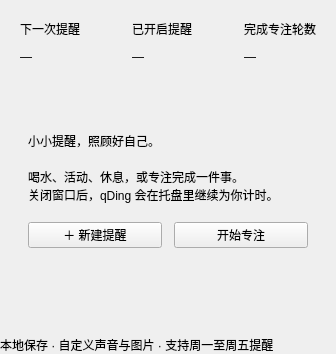
<?xml version='1.0' encoding='UTF-8'?>
<ui version="4.0">
 <class>TodayPage</class>
 <widget class="QWidget" name="TodayPage">
  <layout class="QVBoxLayout" name="pageLayout">
   <property name="leftMargin">
    <number>0</number>
   </property>
   <property name="topMargin">
    <number>0</number>
   </property>
   <property name="rightMargin">
    <number>0</number>
   </property>
   <property name="bottomMargin">
    <number>0</number>
   </property>
   <property name="spacing">
    <number>20</number>
   </property>
   <item>
    <widget class="QWidget" name="metrics">
     <layout class="QHBoxLayout" name="metricsLayout">
      <property name="leftMargin">
       <number>0</number>
      </property>
      <property name="topMargin">
       <number>0</number>
      </property>
      <property name="rightMargin">
       <number>0</number>
      </property>
      <property name="bottomMargin">
       <number>0</number>
      </property>
      <property name="spacing">
       <number>12</number>
      </property>
      <item>
       <widget class="QFrame" name="nextCard">
        <property name="role" stdset="0">
         <string>card</string>
        </property>
        <layout class="QVBoxLayout" name="nextLayout">
         <property name="leftMargin">
          <number>20</number>
         </property>
         <property name="topMargin">
          <number>20</number>
         </property>
         <property name="rightMargin">
          <number>20</number>
         </property>
         <property name="bottomMargin">
          <number>20</number>
         </property>
         <property name="spacing">
          <number>12</number>
         </property>
         <item>
          <widget class="QLabel" name="nextCaption">
           <property name="text">
            <string>下一次提醒</string>
           </property>
           <property name="role" stdset="0">
            <string>muted</string>
           </property>
          </widget>
         </item>
         <item>
          <widget class="QLabel" name="nextValue">
           <property name="text">
            <string>—</string>
           </property>
           <property name="role" stdset="0">
            <string>heading</string>
           </property>
          </widget>
         </item>
        </layout>
       </widget>
      </item>
      <item>
       <widget class="QFrame" name="countCard">
        <property name="role" stdset="0">
         <string>card</string>
        </property>
        <layout class="QVBoxLayout" name="countLayout">
         <property name="leftMargin">
          <number>20</number>
         </property>
         <property name="topMargin">
          <number>20</number>
         </property>
         <property name="rightMargin">
          <number>20</number>
         </property>
         <property name="bottomMargin">
          <number>20</number>
         </property>
         <property name="spacing">
          <number>12</number>
         </property>
         <item>
          <widget class="QLabel" name="countCaption">
           <property name="text">
            <string>已开启提醒</string>
           </property>
           <property name="role" stdset="0">
            <string>muted</string>
           </property>
          </widget>
         </item>
         <item>
          <widget class="QLabel" name="countValue">
           <property name="text">
            <string>—</string>
           </property>
           <property name="role" stdset="0">
            <string>heading</string>
           </property>
          </widget>
         </item>
        </layout>
       </widget>
      </item>
      <item>
       <widget class="QFrame" name="roundsCard">
        <property name="role" stdset="0">
         <string>card</string>
        </property>
        <layout class="QVBoxLayout" name="roundsLayout">
         <property name="leftMargin">
          <number>20</number>
         </property>
         <property name="topMargin">
          <number>20</number>
         </property>
         <property name="rightMargin">
          <number>20</number>
         </property>
         <property name="bottomMargin">
          <number>20</number>
         </property>
         <property name="spacing">
          <number>12</number>
         </property>
         <item>
          <widget class="QLabel" name="roundsCaption">
           <property name="text">
            <string>完成专注轮数</string>
           </property>
           <property name="role" stdset="0">
            <string>muted</string>
           </property>
          </widget>
         </item>
         <item>
          <widget class="QLabel" name="roundsValue">
           <property name="text">
            <string>—</string>
           </property>
           <property name="role" stdset="0">
            <string>heading</string>
           </property>
          </widget>
         </item>
        </layout>
       </widget>
      </item>
     </layout>
    </widget>
   </item>
   <item>
    <widget class="QFrame" name="welcomeCard">
     <property name="role" stdset="0">
      <string>card</string>
     </property>
     <layout class="QVBoxLayout" name="welcomeLayout">
      <property name="leftMargin">
       <number>28</number>
      </property>
      <property name="topMargin">
       <number>28</number>
      </property>
      <property name="rightMargin">
       <number>28</number>
      </property>
      <property name="bottomMargin">
       <number>28</number>
      </property>
      <property name="spacing">
       <number>18</number>
      </property>
      <item>
       <widget class="QLabel" name="welcomeTitle">
        <property name="text">
         <string>小小提醒，照顾好自己。</string>
        </property>
        <property name="role" stdset="0">
         <string>heading</string>
        </property>
       </widget>
      </item>
      <item>
       <widget class="QLabel" name="welcomeText">
        <property name="text">
         <string>喝水、活动、休息，或专注完成一件事。
关闭窗口后，qDing 会在托盘里继续为你计时。</string>
        </property>
        <property name="role" stdset="0">
         <string>muted</string>
        </property>
        <property name="wordWrap">
         <bool>true</bool>
        </property>
       </widget>
      </item>
      <item>
       <widget class="QWidget" name="welcomeButtons">
        <layout class="QHBoxLayout" name="welcomeButtonsLayout">
         <property name="leftMargin">
          <number>0</number>
         </property>
         <property name="topMargin">
          <number>0</number>
         </property>
         <property name="rightMargin">
          <number>0</number>
         </property>
         <property name="bottomMargin">
          <number>0</number>
         </property>
         <property name="spacing">
          <number>12</number>
         </property>
         <item>
          <widget class="QPushButton" name="addReminder">
           <property name="text">
            <string>＋ 新建提醒</string>
           </property>
           <property name="primary" stdset="0">
            <bool>true</bool>
           </property>
          </widget>
         </item>
         <item>
          <widget class="QPushButton" name="startFocus">
           <property name="text">
            <string>开始专注</string>
           </property>
          </widget>
         </item>
        </layout>
       </widget>
      </item>
     </layout>
    </widget>
   </item>
   <item>
    <spacer name="spacer">
     <property name="orientation">
      <enum>Qt::Vertical</enum>
     </property>
     <property name="sizeHint" stdset="0">
      <size>
       <width>20</width>
       <height>40</height>
      </size>
     </property>
    </spacer>
   </item>
   <item>
    <widget class="QLabel" name="footer">
     <property name="text">
      <string>本地保存 · 自定义声音与图片 · 支持周一至周五提醒</string>
     </property>
     <property name="role" stdset="0">
      <string>muted</string>
     </property>
    </widget>
   </item>
  </layout>
 </widget>
 <resources />
 <connections />
</ui>
